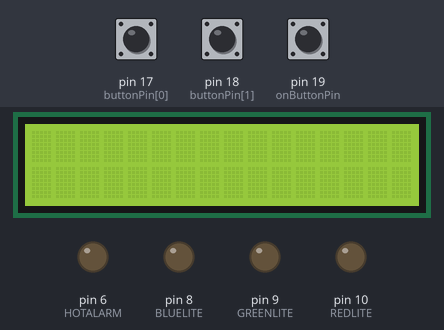
A sketch run on a simulated Arduino Uno, built with avr-gcc and run on an emulated ATmega328P. On the bench: 16×2 character LCD, output pins drawn as LEDs (lit = HIGH). The inputs (shaded band) are chosen by the test bench; at power-on: pin 19 (onButtonPin) HIGH, pin 18 (buttonPin[1]) HIGH, pin 17 (buttonPin[0]) HIGH. Pins used as bus, display or sensor lines are not drawn.

Above: at 1.2 s.
1.3 s: pin 19 (onButtonPin) pulled LOW for 3.2 s
At 2.8 s:
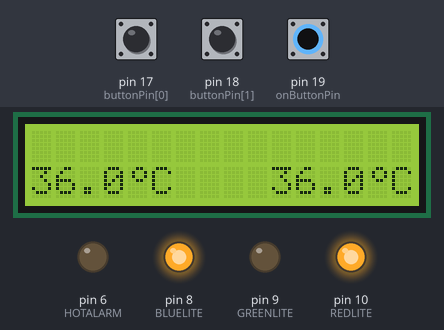
6.0 s: pin 19 (onButtonPin) pulled LOW for 0.15 s
7.9 s: pin 18 (buttonPin[1]) pulled LOW for 1 s
At 9.6 s:
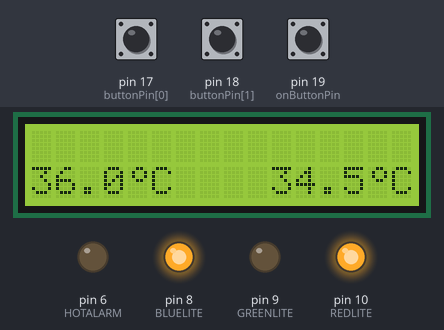
11.9 s: pin 17 (buttonPin[0]) pulled LOW for 3.2 s
At 17.7 s:
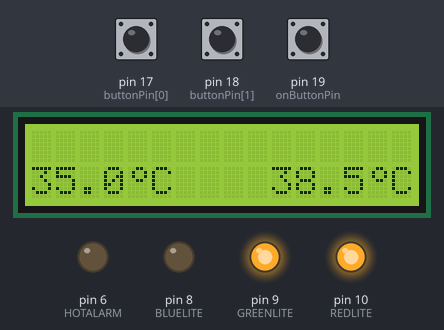
18.1 s: pin 17 (buttonPin[0]) pulled LOW for 0.15 s
At 20.2 s:
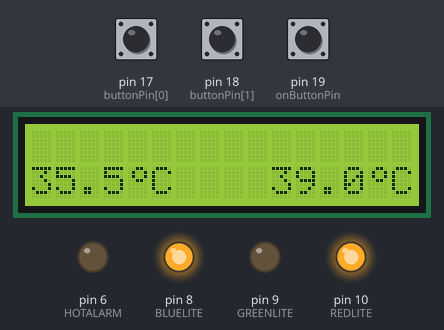
21.0 s: pin 18 (buttonPin[1]) pulled LOW for 0.15 s
At 31.7 s:
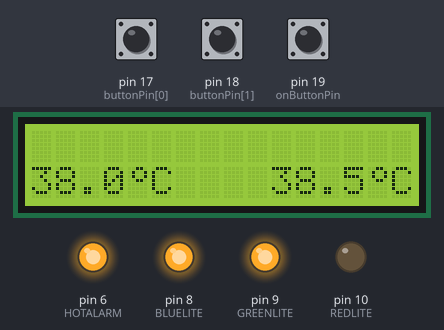
Timing chart, 0 to 33.2 s (numbered marks = the images above; inputs shaded):
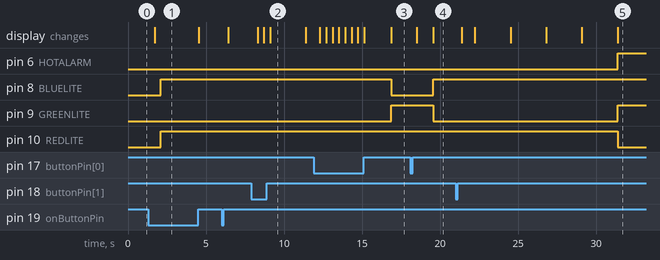

The sketch:

IntegratedInterface.ino
```cpp
/* THIS CODE IS FOR INTERFACE DEMO. LCD SCREEN IS CONTROLLED BY UP/DOWN AND ON/OFF BUTTONS.

*** PIN CONNECTIONS FOR LCD SCREEN ***
LCD pin#1 -->    ground
LCD pin#2 -->    Vin (5v or 3.3V)
LCD pin #3 -->   potentiometer
LCD pin#4 -->    UNO digital pin #7 --> MEGA 16
LCD pin #5 -->   ground
LCD pin #6 -->   UNO digital pin #8 --> MEGA 15
LCD pin #7 & 8 & 9 & 10 --> empty, no connections
LCD pin #11 -->  UNO digital pin #9 ~ --> MEGA 13 ~(not sure if PMW is indeed needed, will test later)
LCD pin #12 -->  UNO digital pin #10 ~ --> MEGA  12~ (not sure if PMW is indeed needed, will test later)
LCD pin #13 -->  UNO digital pin #11 ~ --> MEGA 11~ (not sure if PMW is indeed needed, will test later)
LCD pin #14 -->  UNO digital pin #12 --> MEGA 14
LCD pin #15 --> Vin (5V or 3.3V) WHEN USING ON/OFF BUTTON : MEGA 7
LCD pin #16 --> Arduino digital pin #3 ~ --> MEGA 10~
LCD pin #17 --> Arduino digital pin #5 ~ --> MEGA 9~
LCD pin #18 -->   Arduino digital pin #6 ~ --> MEGA 8~


/////////FOR UP/DOWN BUTTONS:
// Button pin 1 --> ground
// button pin 2 --> Arduino digital 4 --> MEGA 17
// button pin 3 --> Arduino digital 13 --> MEGA 18

/// FOR ON/OFF BUTTON (look at the side with the lines):
// Button pin 1 --> 3.3V
// Button pin 2 --> ground
// Button pin 3 --> 19

// FOR LEDS:
// HOTALARM: MEGA 6
// COLDALARM: MEGA 5

*/


#include <LiquidCrystal.h>
#include <Wire.h>

const int onButtonPin = 19;     // the number of the pushbutton pins
const int  lcdPin=  7;      // the number of the LED pin
// variables will chanlge:
int onButtonState = 0;         // variable for reading the pushbutton status
String onState="OFF";

const int buttonPin[]={17, 18, 0, 1};
int buttonState=-1;
float temp = 36.0;
float bassinetTemp = 36.0;
float error;
int increment;
String State= "NORMAL";
String lastState="NORMAL";
String reading="NORMAL";
unsigned long lastDebounceTime=0;
unsigned long debounceDelay= 50;

#define REDLITE 10
#define GREENLITE 9
#define BLUELITE 8

#define HOTALARM 6
#define COLDALARM 5

//LiquidCrystal lcd(7,8,9,10,11,12);
LiquidCrystal lcd(16,15,13,12,11,14);

int brightness=255;
byte celcius[8] = {
  0b11000,
  0b11000,
  0b11,
  0b100,
  0b100,
  0b100,
  0b11
};

byte celcius_symbol[8]{
  0b110,
  0b1001,
  0b1001,
  0b110,
  0b0,
  0b0,
  0b0

};

void setup() {
  // put your setup code here, to run once:
  Serial.begin(9600);
  for (int x=0; x<2; x++){
    pinMode (buttonPin[x], INPUT_PULLUP);
  }
lcd.begin(16, 2);
  lcd.createChar(0,celcius);
  lcd.createChar(1,celcius_symbol);

  pinMode(REDLITE, OUTPUT);
  pinMode(GREENLITE, OUTPUT);
  pinMode(BLUELITE, OUTPUT);
  pinMode(lcdPin, OUTPUT);
    pinMode(onButtonPin, INPUT_PULLUP);


  brightness = 255;
}

void loop() {

    while (onState == "OFF"){
    lcd.setCursor(0,1);
    lcd.print("       ");
    digitalWrite(lcdPin, LOW);

    lcd.setCursor(10,1);
    lcd.print("       ");
    turnOnOff();
        }


    turnOnOff();
    calculateError();
    setTemp();
    changeBacklight();


for (int i=0; i<=increment*500; i++){
  turnOnOff();
  setTemp();
  changeBacklight();

    if ((i%500==0)& (i!=0)){

      if (error>0.0){

      bassinetTemp+=0.5;
      changeOperations();

      } if (error<0.0){
      bassinetTemp-=0.5;
      changeOperations();
      }}}
}


 void setBacklight(uint8_t r, uint8_t g, uint8_t b) {

  r = map(r, 0, 255, 0, brightness);
  g = map(g, 0, 255, 0, brightness);
  b = map(b, 0, 255, 0, brightness);

  // common anode so invert!
  r = map(r, 0, 255, 255, 0);
  g = map(g, 0, 255, 255, 0);
  b = map(b, 0, 255, 255, 0);
  analogWrite(REDLITE, r);
  analogWrite(GREENLITE, g);
  analogWrite(BLUELITE, b);
}

void setTemp(){
     for(int x=0; x<2; x++)
  {
    //signifying the state of which the button is in by reading the appropriate pin #
    buttonState = digitalRead(buttonPin[x]);

    // check if the pushbutton on the keypad is pressed.
    // if it is, the buttonState is LOW:
    if (buttonState == LOW && buttonPin[x] == 17 && temp<40.0) {
      float debouncer = millis();
      if (debouncer > 1000){
      temp=temp+0.5;
      delay(400);
            }
      }

    if (buttonState == LOW && buttonPin[x] == 18 && temp > 28.0) {
      // turn LED off:
       float debouncer = millis();
      if (debouncer > 1000){
      temp=temp-0.5;
      delay(400);
      }


    }}
  writeTemp();
}

void writeTemp(){

    lcd.setCursor(0,1);
    lcd.print(String(bassinetTemp, 1));
    lcd.write(byte(1));
    lcd.print("C");

    lcd.setCursor(10,1);
    lcd.print(String(temp, 1));
    lcd.write(byte(1));
    lcd.print("C");

}

void changeBacklight(){
      if (bassinetTemp>37.5){
      setBacklight( 255, 0, 0);
      analogWrite(HOTALARM, 255);
      analogWrite(COLDALARM, 0);

     }
    else if (bassinetTemp<35.5){
      setBacklight( 0, 0, 255);
      analogWrite(HOTALARM, 0);
      analogWrite(COLDALARM, 255);
  }
    else{
      setBacklight( 0, 255, 0);
      analogWrite(COLDALARM, 0);
      analogWrite(HOTALARM, 0);
    }
}
    void calculateError(){
      error= temp-bassinetTemp;
       increment=abs(error/0.5);
    }


void changeOperations(){
      turnOnOff();
      writeTemp();
      changeBacklight();
      setTemp();
      calculateError();
}

void turnOnOff(){
        onButtonState = digitalRead(onButtonPin);


    // check if the pushbutton on the keypad is pressed.
    // if it is, the buttonState is LOW:
    if ( onButtonState == LOW && onButtonPin == 19) {

      float debouncer = millis();
      if (debouncer > 1000){
      if (onState=="ON"){
        onState="OFF";
      }else{
        onState="ON";

      }
      delay(400);
            }
      }

     if (onState=="ON"){
      digitalWrite(lcdPin, HIGH);
      writeTemp();
     }else{
      analogWrite(HOTALARM,0);
      analogWrite(COLDALARM,0);
      digitalWrite(lcdPin, LOW);

     }

}
```

Measured:
- after the input at 1.3 s, pin 8 (BLUELITE), pin 10 (REDLITE): LOW → HIGH after 0.81 s; the display: changes after 0.40 s (image 1)
- after the input at 7.9 s, the display: first changes after 0.40 s (image 2 shows a later state)
- after the input at 11.9 s, pin 8 (BLUELITE): HIGH → LOW after 5.0 s instead of 1.8 s; pin 9 (GREENLITE): LOW → HIGH after 5.0 s instead of 1.8 s
- after the input at 18.1 s, pin 8 (BLUELITE): LOW → HIGH after 1.5 s instead of 1.1 s; pin 9 (GREENLITE): HIGH → LOW after 1.5 s instead of 1.1 s; the display: first changes after 0.40 s (image 4 shows a later state)
- after the input at 21.0 s, pin 6 (HOTALARM), pin 9 (GREENLITE): LOW → HIGH after 10.4 s instead of 10.0 s; pin 10 (REDLITE): HIGH → LOW after 10.4 s instead of 10.0 s
- what the display in image 2 shows lasts 2.3 s, from 9.1 s to 11.4 s
